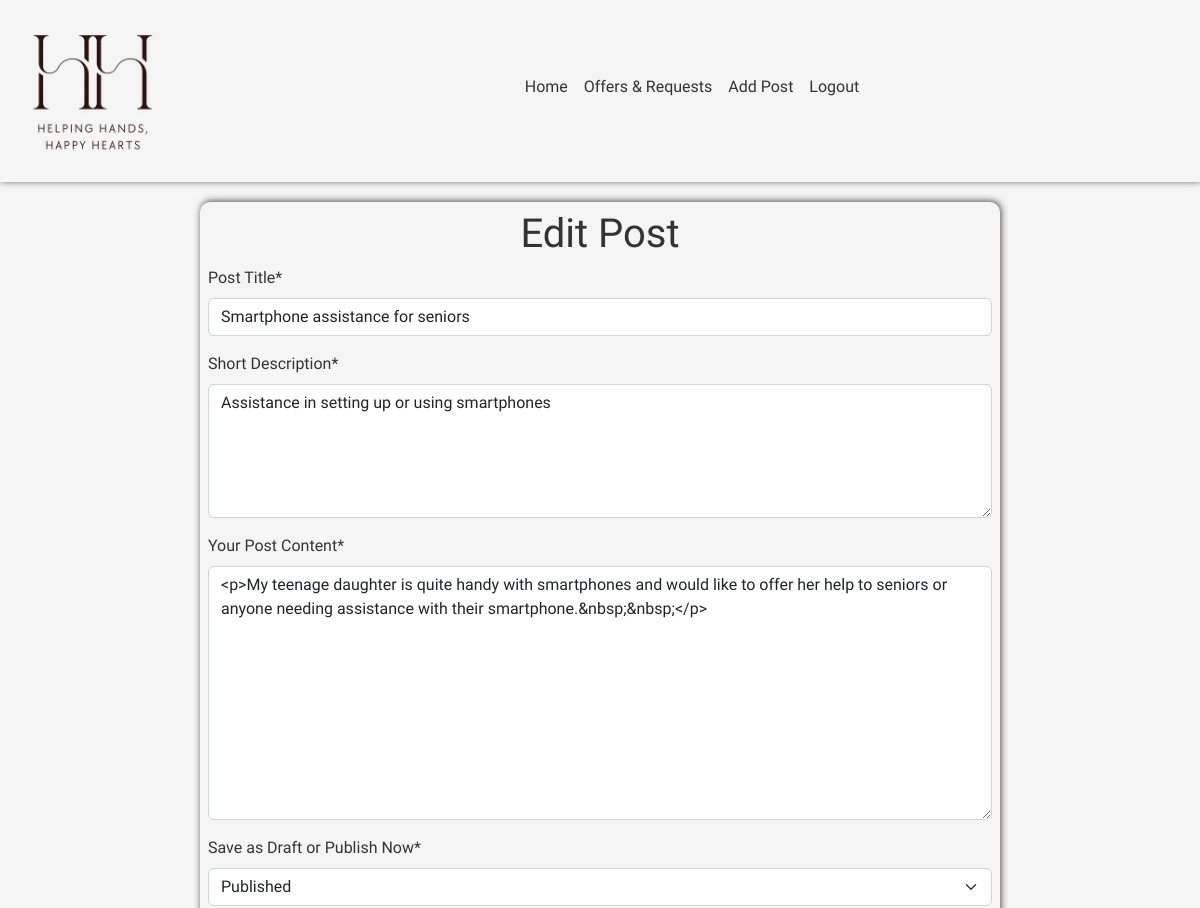
Page /board/edit/smartphone-assistance-for-seniors/ (signed in, upper part) on the earlier database version.
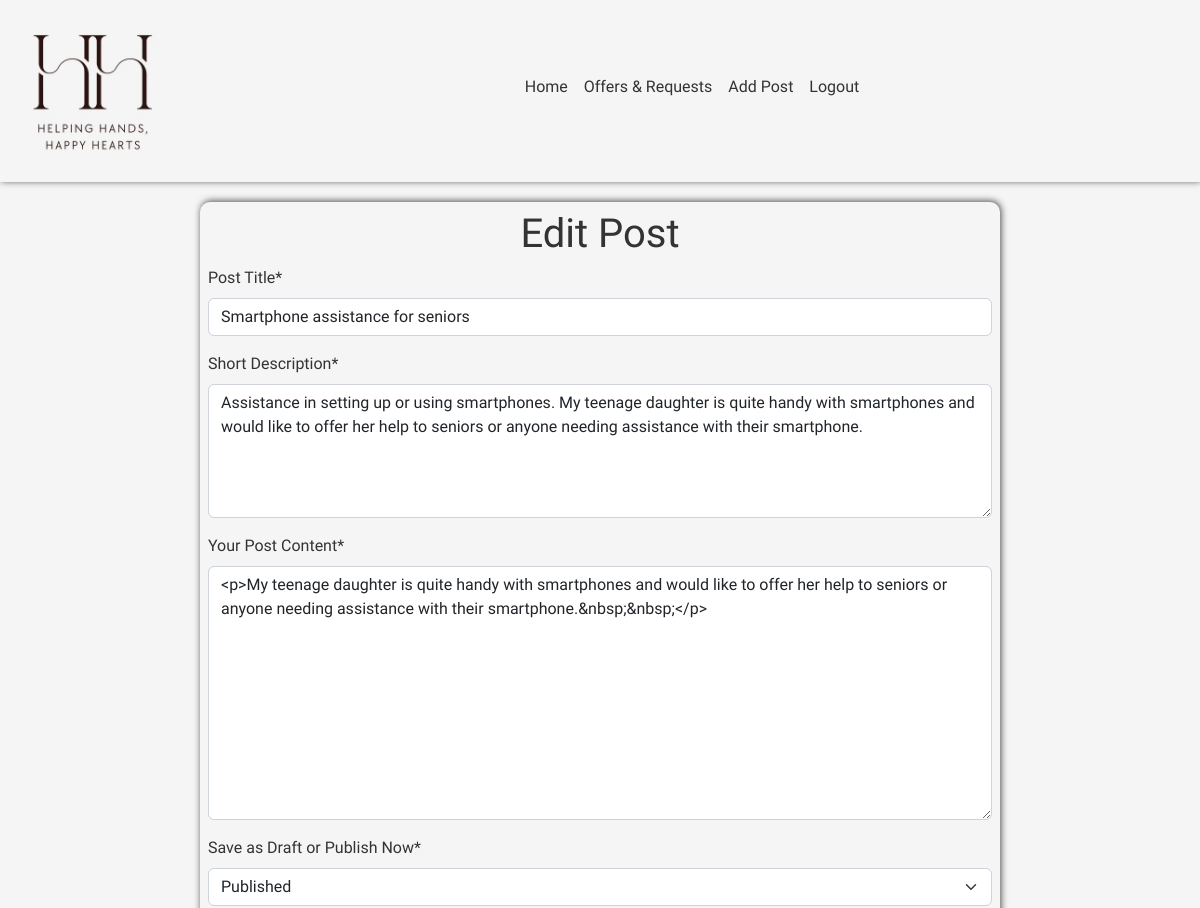
Same page on the later database version.
### board/models.py (models this page shows, shortened)
class Post(models.Model):
    author = models.ForeignKey(
        User, related_name="post_owner", on_delete=models.CASCADE
    )
    title = models.CharField(max_length=60, null=False, blank=False)
    slug = AutoSlugField(populate_from="title", always_update=True, unique=True)
    excerpt = models.CharField(max_length=500, null=False, blank=False)
    content = RichTextField(max_length=5000, null=False, blank=False)
    published_date = models.DateTimeField(auto_now_add=True)
    edited_date = models.DateTimeField(auto_now=True)
    status = models.IntegerField(choices=STATUS, default=0)
    location = models.ForeignKey(
        Location,
        related_name="post_location",
        null=True,
        blank=True,
        on_delete=models.SET_NULL
    )
    category = models.ForeignKey(
        Category,
        related_name="post_category",
        null=False,
        blank=False,
        on_delete=models.CASCADE
    )
    subcategory = models.ForeignKey(
        Subcategory,
        related_name="post_subcategory",
        null=True,
        blank=True,
        on_delete=models.SET_NULL
    )
    post_image = ResizedImageField(
        size=[400, None],
        upload_to="happyhelping/",
        null=True,
        blank=True,
        quality=75,
        force_format="webp"
    )
    availability = models.CharField(
        max_length=20,
        choices=AVAILABILITY_CHOICES,
        null=True,
        blank=True
    )
    tools_required = models.CharField(
        max_length=50, choices=TOOLS_REQUIRED, null=True, blank=True
    )
    remarks = models.TextField(max_length=250, null=True, blank=True)
    target_date = models.DateField(null=True, blank=True)
    likes = models.ManyToManyField(User, blank=True, related_name="liked_post")
    bookmarks = models.ManyToManyField(User, blank=True, related_name="bookmarked_post")
    class Meta:
        ordering = ["-published_date"]

### board/views.py (the view, shortened to what this page needs)
# urls.py: path("edit/<slug:slug>/", EditPost.as_view(), name="edit_post"),
class EditPost(LoginRequiredMixin, UserPassesTestMixin, UpdateView):
    template_name = "board/edit_post.html"
    model = Post
    form_class = PostForm
    def test_func(self):
        return self.request.user == self.get_object().author
    def get_context_data(self, **kwargs):
        kwargs.update({'post': self.object})
        return super(EditPost, self).get_context_data(**kwargs)

### board/forms.py
class PostForm(forms.ModelForm):
    content = RichTextField()
    class Meta:
        model = Post
        fields = [
            "title",
            "excerpt",
            "content",
            "status",
            "location",
            "category",
            "subcategory",
            "post_image",
            "availability",
            "tools_required",
            "remarks",
            "target_date",
        ]
        widgets = {
            "excerpt": forms.Textarea(attrs={"rows": 5}),
            "remarks": forms.Textarea(attrs={"rows": 5}),
        }
        labels = {
            "title": "Post Title",
            "excerpt": "Short Description",
            "content": "Your Post Content",
            "status": "Save as Draft or Publish Now",
            "location": "Location",
            "category": "Offer or Request",
            "subcategory": "Subcategory",
            "post_image": "Add Image",
            "availability": "Availability",
            "tools_required": "Tools Required",
            "remarks": "Remarks",
            "target_date": "Target Date",
        }

### board/templates/board/edit_post.html (shortened to what this page needs)
{% extends 'base.html' %}
{% load i18n %}
{% load crispy_forms_tags %}
{% block content %}
<div class="container-fluid">
    <div class="row">
        <div class="col-xs-12 col-sm-10 col-xl-8 form p-2">
            <form method="POST" enctype="multipart/form-data">
                <h1 class="text-center">Edit Post</h1>
                {{ form|crispy }}
            </form>
        </div>
    </div>
</div>
{% endblock %}

Differences in the rows shown:
changed Post "Smartphone assistance for seniors": excerpt "Assistance in setting up or using smartphones" → "…setting up or using smartphones. My teenage daughter is quite handy with smartphones and would like to offer her help to seniors or anyone needing assistance with their smartphone."
